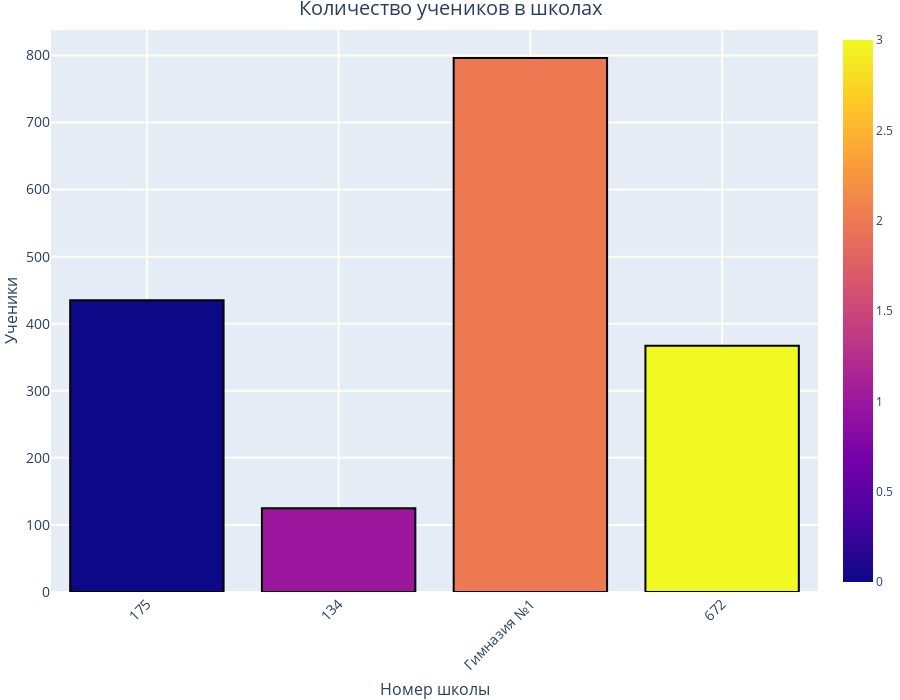

Write notebook code for a chart like this one.
### Markdown cell above
Добавить сетку на график, сделать её цвет 'ivory' и толщину равную 
2. (Можно сделать это при настройке осей с помощью gridwidth=2, 
gridcolor='ivory')

### Code cell
# import matplotlib as plt

fig = go.Figure()
fig.add_trace(go.Bar(x=sch, y=child,
                    marker=dict(color=list(range(len(sch))),  coloraxis='coloraxis', line=dict(color='black', width=2))))


fig.update_layout(
    title="Количество учеников в школах", title_font_size=20, title_x=0.5,
    xaxis_title="Номер школы", xaxis_title_font_size=16, xaxis_tickfont_size=14,
    yaxis_title="Ученики", yaxis_title_font_size=16, yaxis_tickfont_size=14,
    margin=dict(l=0, r=0, t=30, b=0),
    height=700
)

fig. update_xaxes(showgrid=True, gridwidth=2, gridcolor='ivory', tickangle=315)
fig. update_yaxes(showgrid=True, gridwidth=2, gridcolor='ivory')

fig.show()

### Figure 1 — Plotly figure (JSON) as saved in the notebook; plotly's stock layout.template omitted (floating-point values rounded to 4 significant figures)
{"data": [{"marker": {"color": [0, 1, 2, 3], "coloraxis": "coloraxis", "line": {"color": "black", "width": 2}}, "type": "bar", "x": ["175", "134", "Гимназия №1", "672"], "y": [435, 125, 796, 367]}], "layout": {"height": 700, "margin": {"b": 0, "l": 0, "r": 0, "t": 30}, "title": {"font": {"size": 20}, "text": "Количество учеников в школах", "x": 0.5}, "xaxis": {"gridcolor": "ivory", "gridwidth": 2, "showgrid": true, "tickangle": -45, "tickfont": {"size": 14}, "title": {"font": {"size": 16}, "text": "Номер школы"}}, "yaxis": {"gridcolor": "ivory", "gridwidth": 2, "showgrid": true, "tickfont": {"size": 14}, "title": {"font": {"size": 16}, "text": "Ученики"}}}}
